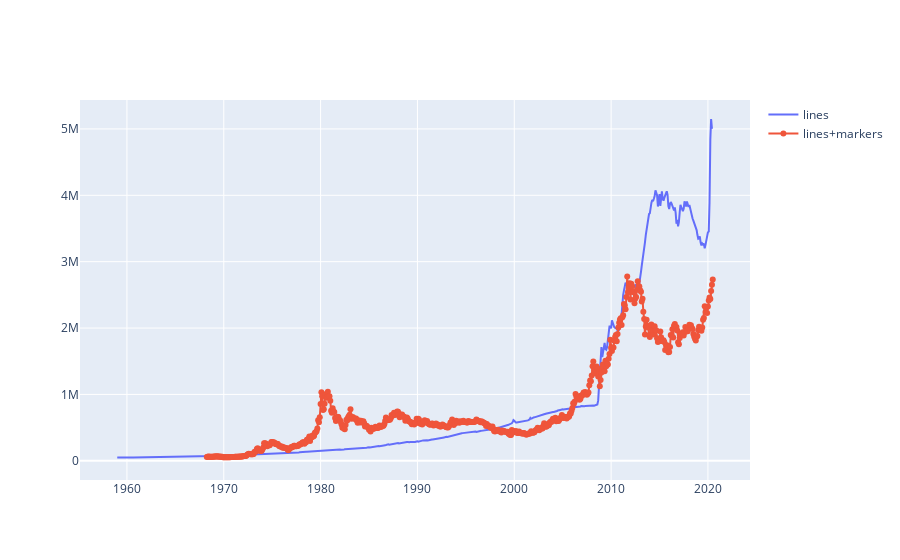

This figure's notebook cell:
### Code cell
fig = go.Figure()
fig.add_trace(go.Scatter(x=join_df.date, y=join_df.monetary,
                    mode='lines',
                    name='lines'))
fig.add_trace(go.Scatter(x=join_df.date, y=join_df.gold * join_df.monetary.mean() / join_df.gold.mean(),
                    mode='lines+markers',
                    name='lines+markers'))

fig.show()

### Figure 1 — Plotly figure (JSON) as saved in the notebook; plotly's stock layout.template omitted (floating-point values rounded to 4 significant figures; data arrays with more than 128 entries replaced by an {"elided": "..."} marker saying what was removed)
{"data": [{"mode": "lines", "name": "lines", "type": "scatter", "x": {"elided": "739 str values"}, "y": {"elided": "739 int values"}}, {"mode": "lines+markers", "name": "lines+markers", "type": "scatter", "x": {"elided": "739 str values"}, "y": {"elided": "739 float values"}}], "layout": {"autosize": true, "xaxis": {"autorange": true, "range": ["1955-03-11 09:52:19.0143", "2024-04-22 14:07:40.9857"], "type": "date"}, "yaxis": {"autorange": true, "range": [-314000.0, 5437000.0], "type": "linear"}}}
